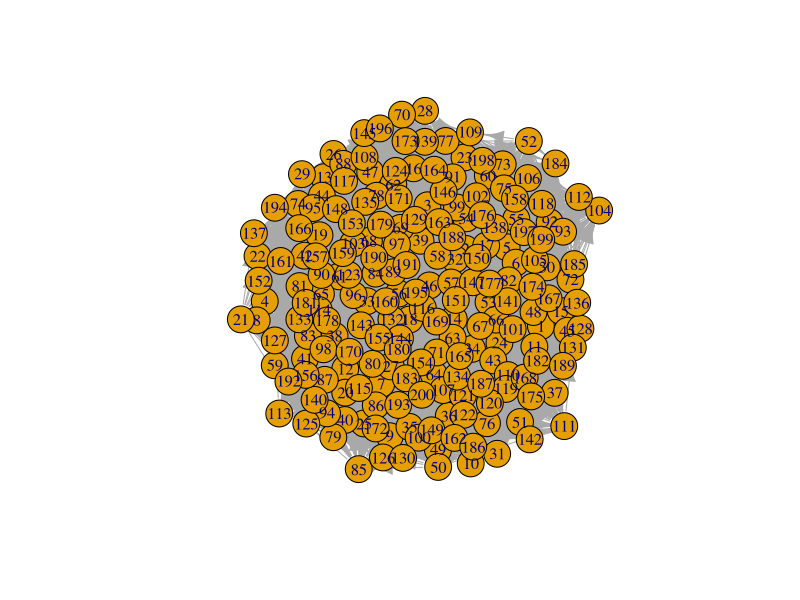
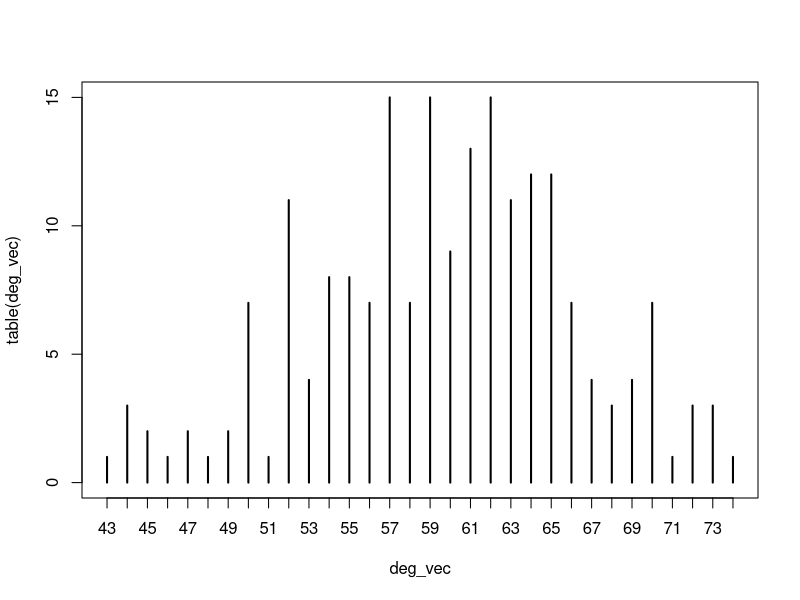

Write R code to recreate these figures, in order.

#degree distribution for random network

library(igraph)
make_random <- function(num, prob){
  g6 = make_empty_graph(n = num)
  for(i in 1:(num-1)){
    for(j in (i+1):num){
      r = runif(1)
      if(r<=prob){
        g6 = g6+edge(i,j)
      }
    }
  }
  return (g6)
}
g6 = make_random(200, 0.3)
g6
plot(g6)
deg_vec = igraph::degree(g6)
deg_vec
plot(table(deg_vec))



